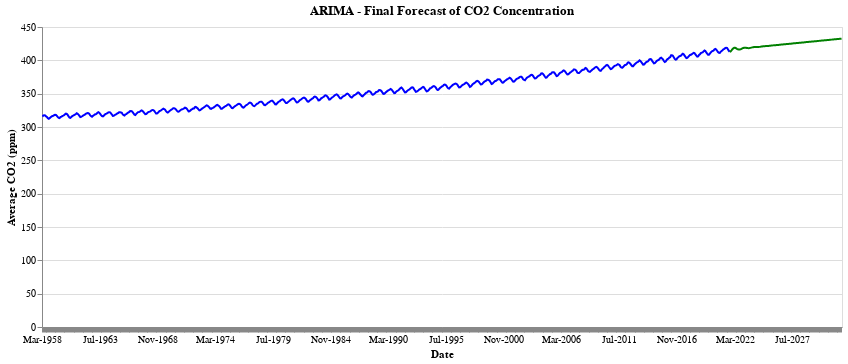

Source (notebook cell):
### Code cell
# ARIMA best model : ARIMA(2,1,1)
# Forecast
n_periods = 125
fitted, confint = best_model.predict(n_periods=n_periods, return_conf_int=True)
index_of_fc = pd.date_range(co2["CO2_filled"].index[-1], periods = n_periods, freq='MS')

# make series for plotting purpose
fitted_series = pd.DataFrame(fitted, index=index_of_fc)
fitted_series.index.name = "Date"
fitted_series.rename(columns = {0 : "Forecast"}, inplace = True)

combine = pd.concat([co2, fitted_series], axis = 0)
combine_noidx = combine.reset_index()
combine_noidx["Month"] = combine_noidx["Date"].apply(lambda x: x.strftime("%b"))
combine_noidx["Year"] = combine_noidx["Date"].apply(lambda x: x.strftime("%Y"))

# Plot
act = alt.Chart(combine_noidx).mark_line(color = "blue").encode(
    x=alt.X("Date:O", timeUnit="yearmonth", axis=alt.Axis(format="%b-%Y"), title="Date"),
    y=alt.Y("CO2_filled:Q", title='Average CO2 (ppm)')
)

pred = alt.Chart(combine_noidx).mark_line(color = "green").encode(
    x=alt.X("Date:O", timeUnit="yearmonth", axis=alt.Axis(format="%b-%Y"), title="Date"),
    y=alt.Y("Forecast:Q", title='Average CO2 (ppm)')
)

hover = alt.selection_single(
        encodings=["x"],
        nearest=True,
        on="mouseover",
        empty="none",
        clear="mouseout"
    )

show = alt.Chart(combine_noidx).mark_point().encode(
            x=alt.X("Date:O", timeUnit="yearmonth", axis=alt.Axis(format="%b-%Y"), title="Date"),
            opacity=alt.value(0),
            tooltip=[alt.Tooltip("CO2_filled:Q", format=",.2f"), alt.Tooltip("Forecast:Q", format=",.2f"), "Month", "Year"]
        ).add_selection(
            hover
        )

rule = alt.Chart(combine_noidx).mark_rule().encode(
            x=alt.X("Date:O", timeUnit="yearmonth", axis=alt.Axis(format="%b-%Y"), title="Date"),
            opacity=alt.condition(hover, alt.value(1), alt.value(0))
        ).transform_filter(
            hover
        )

point_act = act.mark_circle(color="red").encode(
                opacity=alt.condition(hover, alt.value(1), alt.value(0))
            ).transform_filter(hover)

point_pred = pred.mark_circle(color="red").encode(
                opacity=alt.condition(hover, alt.value(1), alt.value(0))
            ).transform_filter(hover)

alt.layer(act, pred, show, rule, point_act, point_pred
).properties(
    title = "ARIMA - Final Forecast of CO2 Concentration",
    height = 300,
    width = 800
).interactive()

### Figure 1 — Vega-Lite specification as saved in the notebook (floating-point values rounded to 4 significant figures; data arrays with more than 128 entries replaced by an {"elided": "..."} marker saying what was removed)
{"config": {"view": {"continuousWidth": 400, "continuousHeight": 300}}, "layer": [{"mark": {"type": "line", "color": "blue"}, "encoding": {"x": {"axis": {"format": "%b-%Y"}, "field": "Date", "timeUnit": "yearmonth", "title": "Date", "type": "ordinal"}, "y": {"field": "CO2_filled", "title": "Average CO2 (ppm)", "type": "quantitative"}}, "selection": {"selector010": {"type": "interval", "bind": "scales", "encodings": ["x", "y"]}}}, {"mark": {"type": "line", "color": "green"}, "encoding": {"x": {"axis": {"format": "%b-%Y"}, "field": "Date", "timeUnit": "yearmonth", "title": "Date", "type": "ordinal"}, "y": {"field": "Forecast", "title": "Average CO2 (ppm)", "type": "quantitative"}}}, {"mark": "point", "encoding": {"opacity": {"value": 0}, "tooltip": [{"field": "CO2_filled", "format": ",.2f", "type": "quantitative"}, {"field": "Forecast", "format": ",.2f", "type": "quantitative"}, {"field": "Month", "type": "nominal"}, {"field": "Year", "type": "nominal"}], "x": {"axis": {"format": "%b-%Y"}, "field": "Date", "timeUnit": "yearmonth", "title": "Date", "type": "ordinal"}}, "selection": {"selector009": {"type": "single", "encodings": ["x"], "nearest": true, "on": "mouseover", "empty": "none", "clear": "mouseout"}}}, {"mark": "rule", "encoding": {"opacity": {"condition": {"value": 1, "selection": "selector009"}, "value": 0}, "x": {"axis": {"format": "%b-%Y"}, "field": "Date", "timeUnit": "yearmonth", "title": "Date", "type": "ordinal"}}, "transform": [{"filter": {"selection": "selector009"}}]}, {"mark": {"type": "circle", "color": "red"}, "encoding": {"opacity": {"condition": {"value": 1, "selection": "selector009"}, "value": 0}, "x": {"axis": {"format": "%b-%Y"}, "field": "Date", "timeUnit": "yearmonth", "title": "Date", "type": "ordinal"}, "y": {"field": "CO2_filled", "title": "Average CO2 (ppm)", "type": "quantitative"}}, "transform": [{"filter": {"selection": "selector009"}}]}, {"mark": {"type": "circle", "color": "red"}, "encoding": {"opacity": {"condition": {"value": 1, "selection": "selector009"}, "value": 0}, "x": {"axis": {"format": "%b-%Y"}, "field": "Date", "timeUnit": "yearmonth", "title": "Date", "type": "ordinal"}, "y": {"field": "Forecast", "title": "Average CO2 (ppm)", "type": "quantitative"}}, "transform": [{"filter": {"selection": "selector009"}}]}], "data": {"name": "data-28d94e4c2ed1fae50776f61b5736b7ba"}, "height": 300, "title": "ARIMA - Final Forecast of CO2 Concentration", "width": 800, "$schema": "https://vega.github.io/schema/vega-lite/v4.17.0.json", "datasets": {"data-28d94e4c2ed1fae50776f61b5736b7ba": {"elided": "888 records"}}}
